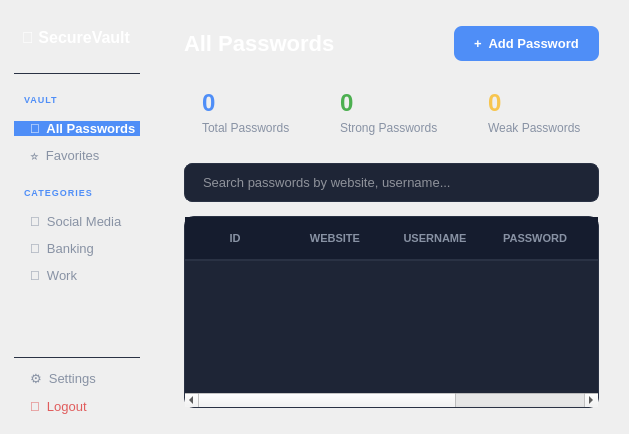
      <widget class="QWidget" name="dashboardPage">
       <property name="styleSheet">
        <string notr="true">QWidget#dashboardPage { background-color: #0F1421; }</string>
       </property>
       <layout class="QHBoxLayout" name="dashboardMainLayout">
        <property name="spacing">
         <number>0</number>
        </property>
        <property name="leftMargin">
         <number>0</number>
        </property>
        <property name="topMargin">
         <number>0</number>
        </property>
        <property name="rightMargin">
         <number>0</number>
        </property>
        <property name="bottomMargin">
         <number>0</number>
        </property>
        <item>
         <layout class="QVBoxLayout" name="sidebarLayout">
          <property name="spacing">
           <number>12</number>
          </property>
          <property name="leftMargin">
           <number>14</number>
          </property>
          <property name="topMargin">
           <number>22</number>
          </property>
          <property name="rightMargin">
           <number>14</number>
          </property>
          <property name="bottomMargin">
           <number>20</number>
          </property>
          <item>
           <widget class="QLabel" name="sidebarAppName">
            <property name="styleSheet">
             <string notr="true">
                color: #FFFFFF; font-size: 16px; font-weight: bold;
                font-family: &quot;Segoe UI&quot;; background: transparent; padding: 6px 4px; margin-bottom: 6px;
              </string>
            </property>
            <property name="text">
             <string>🔐 SecureVault</string>
            </property>
           </widget>
          </item>
          <item>
           <widget class="QFrame" name="sidebarDiv1">
            <property name="styleSheet">
             <string notr="true">color: #2A3244; margin: 6px 0;</string>
            </property>
            <property name="frameShape">
             <enum>QFrame::Shape::HLine</enum>
            </property>
            <property name="frameShadow">
             <enum>QFrame::Shadow::Plain</enum>
            </property>
           </widget>
          </item>
          <item>
           <widget class="QLabel" name="sidebarVaultLabel">
            <property name="styleSheet">
             <string notr="true">
                color: #4F8EF7; font-size: 9px; font-weight: bold; letter-spacing: 1px;
                font-family: &quot;Segoe UI&quot;; background: transparent; padding: 4px 8px; margin-top: 4px;
              </string>
            </property>
            <property name="text">
             <string>VAULT</string>
            </property>
           </widget>
          </item>
          <item>
           <widget class="QPushButton" name="navAllPasswords">
            <property name="styleSheet">
             <string notr="true">
                QPushButton {
                    background-color: #4F8EF7; color: #FFFFFF; border: none;
                    border-radius: 8px; font-size: 13px; font-weight: bold; font-family: &quot;Segoe UI&quot;;
                    text-align: left; padding-left: 16px;
                }
                QPushButton:hover { background-color: #3A7BD5; }
              </string>
            </property>
            <property name="text">
             <string>🔑  All Passwords</string>
            </property>
           </widget>
          </item>
          <item>
           <widget class="QPushButton" name="navFavorites">
            <property name="styleSheet">
             <string notr="true">
                QPushButton {
                    background-color: transparent; color: #8892A4; border: none;
                    border-radius: 8px; font-size: 13px; font-family: &quot;Segoe UI&quot;;
                    text-align: left; padding-left: 16px;
                }
                QPushButton:hover { background-color: #1E2536; color: #FFFFFF; }
              </string>
            </property>
            <property name="text">
             <string>⭐  Favorites</string>
            </property>
           </widget>
          </item>
          <item>
           <widget class="QLabel" name="sidebarCatLabel">
            <property name="styleSheet">
             <string notr="true">
                color: #4F8EF7; font-size: 9px; font-weight: bold; letter-spacing: 1px;
                font-family: &quot;Segoe UI&quot;; background: transparent; padding: 4px 8px; margin-top: 8px;
              </string>
            </property>
            <property name="text">
             <string>CATEGORIES</string>
            </property>
           </widget>
          </item>
          <item>
           <widget class="QPushButton" name="navSocial">
            <property name="styleSheet">
             <string notr="true">
                QPushButton {
                    background-color: transparent; color: #8892A4; border: none;
                    border-radius: 8px; font-size: 13px; font-family: &quot;Segoe UI&quot;;
                    text-align: left; padding-left: 16px;
                }
                QPushButton:hover { background-color: #1E2536; color: #FFFFFF; }
              </string>
            </property>
            <property name="text">
             <string>👥  Social Media</string>
            </property>
           </widget>
          </item>
          <item>
           <widget class="QPushButton" name="navBanking">
            <property name="styleSheet">
             <string notr="true">
                QPushButton {
                    background-color: transparent; color: #8892A4; border: none;
                    border-radius: 8px; font-size: 13px; font-family: &quot;Segoe UI&quot;;
                    text-align: left; padding-left: 16px;
                }
                QPushButton:hover { background-color: #1E2536; color: #FFFFFF; }
              </string>
            </property>
            <property name="text">
             <string>🏢  Banking</string>
            </property>
           </widget>
          </item>
          <item>
           <widget class="QPushButton" name="navWork">
            <property name="styleSheet">
             <string notr="true">
                QPushButton {
                    background-color: transparent; color: #8892A4; border: none;
                    border-radius: 8px; font-size: 13px; font-family: &quot;Segoe UI&quot;;
                    text-align: left; padding-left: 16px;
                }
                QPushButton:hover { background-color: #1E2536; color: #FFFFFF; }
              </string>
            </property>
            <property name="text">
             <string>💼  Work</string>
            </property>
           </widget>
          </item>
          <item>
           <spacer name="sidebarSpacer">
            <property name="orientation">
             <enum>Qt::Orientation::Vertical</enum>
            </property>
            <property name="sizeHint" stdset="0">
             <size>
              <width>20</width>
              <height>40</height>
             </size>
            </property>
           </spacer>
          </item>
          <item>
           <widget class="QFrame" name="sidebarDiv2">
            <property name="styleSheet">
             <string notr="true">color: #2A3244; margin: 4px 0;</string>
            </property>
            <property name="frameShape">
             <enum>QFrame::Shape::HLine</enum>
            </property>
            <property name="frameShadow">
             <enum>QFrame::Shadow::Plain</enum>
            </property>
           </widget>
          </item>
          <item>
           <widget class="QPushButton" name="navSettings">
            <property name="styleSheet">
             <string notr="true">
QPushButton {
    background-color: transparent; color: #8892A4; border: none;
    border-radius: 8px; font-size: 13px; font-family: &quot;Segoe UI&quot;;
    text-align: left; padding-left: 16px;
}
QPushButton:hover { background-color: #1E2536; color: #FFFFFF; }
              </string>
            </property>
            <property name="text">
             <string>⚙  Settings</string>
            </property>
           </widget>
          </item>
          <item>
           <widget class="QPushButton" name="navLogout">
            <property name="styleSheet">
             <string notr="true">
QPushButton {
    background-color: transparent; color: #E05C5C; border: none;
    border-radius: 8px; font-size: 13px; font-family: &quot;Segoe UI&quot;;
    text-align: left; padding-left: 16px;
}
QPushButton:hover { background-color: #2D1F1F; color: #FF6B6B; }
              </string>
            </property>
            <property name="text">
             <string>🚪  Logout</string>
            </property>
           </widget>
          </item>
         </layout>
        </item>
        <item>
         <layout class="QVBoxLayout" name="contentLayout">
          <property name="spacing">
           <number>14</number>
          </property>
          <property name="leftMargin">
           <number>30</number>
          </property>
          <property name="topMargin">
           <number>26</number>
          </property>
          <property name="rightMargin">
           <number>30</number>
          </property>
          <property name="bottomMargin">
           <number>26</number>
          </property>
          <item>
           <layout class="QHBoxLayout" name="headerRow">
            <item>
             <widget class="QLabel" name="dashboardTitle">
              <property name="styleSheet">
               <string notr="true">
color: #FFFFFF; font-size: 22px; font-weight: bold;
font-family: &quot;Segoe UI&quot;; background: transparent;
                </string>
              </property>
              <property name="text">
               <string>All Passwords</string>
              </property>
             </widget>
            </item>
            <item>
             <spacer name="headerSpacer">
              <property name="orientation">
               <enum>Qt::Orientation::Horizontal</enum>
              </property>
              <property name="sizeHint" stdset="0">
               <size>
                <width>40</width>
                <height>20</height>
               </size>
              </property>
             </spacer>
            </item>
            <item>
             <widget class="QPushButton" name="addPasswordBtn">
              <property name="styleSheet">
               <string notr="true">
                    QPushButton {
                        background-color: #4F8EF7; color: #FFFFFF; border: none;
                        border-radius: 8px; font-size: 13px; font-weight: bold;
                        font-family: &quot;Segoe UI&quot;; padding: 10px 20px;
                    }
                    QPushButton:hover { background-color: #3A7BD5; }
                    QPushButton:pressed { background-color: #2E6BC4; }
                </string>
              </property>
              <property name="text">
               <string>+  Add Password</string>
              </property>
             </widget>
            </item>
           </layout>
          </item>
          <item>
           <layout class="QHBoxLayout" name="statsRow">
            <property name="spacing">
             <number>14</number>
            </property>
            <item>
             <layout class="QVBoxLayout">
              <property name="spacing">
               <number>4</number>
              </property>
              <property name="leftMargin">
               <number>18</number>
              </property>
              <property name="topMargin">
               <number>14</number>
              </property>
              <property name="rightMargin">
               <number>18</number>
              </property>
              <property name="bottomMargin">
               <number>14</number>
              </property>
              <item>
               <widget class="QLabel" name="statTotalCount">
                <property name="styleSheet">
                 <string notr="true">color: #4F8EF7; font-size: 24px; font-weight: bold; background: transparent; border: none;</string>
                </property>
                <property name="text">
                 <string>0</string>
                </property>
               </widget>
              </item>
              <item>
               <widget class="QLabel" name="statTotalLabel">
                <property name="styleSheet">
                 <string notr="true">color: #8892A4; font-size: 12px; background: transparent; border: none; font-family: &quot;Segoe UI&quot;;</string>
                </property>
                <property name="text">
                 <string>Total Passwords</string>
                </property>
               </widget>
              </item>
             </layout>
            </item>
            <item>
             <layout class="QVBoxLayout">
              <property name="spacing">
               <number>4</number>
              </property>
              <property name="leftMargin">
               <number>18</number>
              </property>
              <property name="topMargin">
               <number>14</number>
              </property>
              <property name="rightMargin">
               <number>18</number>
              </property>
              <property name="bottomMargin">
               <number>14</number>
              </property>
              <item>
               <widget class="QLabel" name="statStrongCount">
                <property name="styleSheet">
                 <string notr="true">color: #4CAF50; font-size: 24px; font-weight: bold; background: transparent; border: none;</string>
                </property>
                <property name="text">
                 <string>0</string>
                </property>
               </widget>
              </item>
              <item>
               <widget class="QLabel" name="statStrongLabel">
                <property name="styleSheet">
                 <string notr="true">color: #8892A4; font-size: 12px; background: transparent; border: none; font-family: &quot;Segoe UI&quot;;</string>
                </property>
                <property name="text">
                 <string>Strong Passwords</string>
                </property>
               </widget>
              </item>
             </layout>
            </item>
            <item>
             <layout class="QVBoxLayout">
              <property name="spacing">
               <number>4</number>
              </property>
              <property name="leftMargin">
               <number>18</number>
              </property>
              <property name="topMargin">
               <number>14</number>
              </property>
              <property name="rightMargin">
               <number>18</number>
              </property>
              <property name="bottomMargin">
               <number>14</number>
              </property>
              <item>
               <widget class="QLabel" name="statWeakCount">
                <property name="styleSheet">
                 <string notr="true">color: #F7C54F; font-size: 24px; font-weight: bold; background: transparent; border: none;</string>
                </property>
                <property name="text">
                 <string>0</string>
                </property>
               </widget>
              </item>
              <item>
               <widget class="QLabel" name="statWeakLabel">
                <property name="styleSheet">
                 <string notr="true">color: #8892A4; font-size: 12px; background: transparent; border: none; font-family: &quot;Segoe UI&quot;;</string>
                </property>
                <property name="text">
                 <string>Weak Passwords</string>
                </property>
               </widget>
              </item>
             </layout>
            </item>
           </layout>
          </item>
          <item>
           <widget class="QLineEdit" name="searchInput">
            <property name="styleSheet">
             <string notr="true">
                QLineEdit {
                    background-color: #1E2536; color: #FFFFFF;
                    border: 1px solid #2A3244; border-radius: 8px;
                    padding: 10px 16px; font-size: 13px; font-family: &quot;Segoe UI&quot;;
                }
                QLineEdit:focus { border: 1px solid #4F8EF7; }
              </string>
            </property>
            <property name="placeholderText">
             <string>Search passwords by website, username...</string>
            </property>
           </widget>
          </item>
          <item>
           <widget class="QTableWidget" name="passwordTable">
            <property name="styleSheet">
             <string notr="true">
                QTableWidget {
                    background-color: #1E2536; color: #FFFFFF;
                    border: 1px solid #2A3244; border-radius: 10px;
                    gridline-color: #2A3244; font-family: &quot;Segoe UI&quot;; font-size: 13px;
                    outline: none;
                }
                QTableWidget::item {
                    padding: 12px 16px; border-bottom: 1px solid #2A3244;
                }
                QTableWidget::item:selected {
                    background-color: rgba(79, 142, 247, 0.18); color: #FFFFFF;
                }
                QHeaderView::section {
                    background-color: #151C2E; color: #8892A4;
                    padding: 12px 16px; border: none;
                    border-bottom: 2px solid #2A3244;
                    font-weight: bold; font-size: 11px; font-family: &quot;Segoe UI&quot;;
                }
              </string>
            </property>
            <property name="editTriggers">
             <set>QAbstractItemView::EditTrigger::NoEditTriggers</set>
            </property>
            <property name="alternatingRowColors">
             <bool>false</bool>
            </property>
            <property name="selectionMode">
             <enum>QAbstractItemView::SelectionMode::SingleSelection</enum>
            </property>
            <property name="selectionBehavior">
             <enum>QAbstractItemView::SelectionBehavior::SelectRows</enum>
            </property>
            <property name="showGrid">
             <bool>false</bool>
            </property>
            <property name="columnCount">
             <number>6</number>
            </property>
            <attribute name="horizontalHeaderStretchLastSection">
             <bool>true</bool>
            </attribute>
            <attribute name="verticalHeaderVisible">
             <bool>false</bool>
            </attribute>
            <column>
             <property name="text">
              <string>ID</string>
             </property>
            </column>
            <column>
             <property name="text">
              <string>WEBSITE</string>
             </property>
            </column>
            <column>
             <property name="text">
              <string>USERNAME</string>
             </property>
            </column>
            <column>
             <property name="text">
              <string>PASSWORD</string>
             </property>
            </column>
            <column>
             <property name="text">
              <string>NOTES</string>
             </property>
            </column>
            <column>
             <property name="text">
              <string>ACTIONS</string>
             </property>
            </column>
           </widget>
          </item>
         </layout>
        </item>
       </layout>
      </widget>
